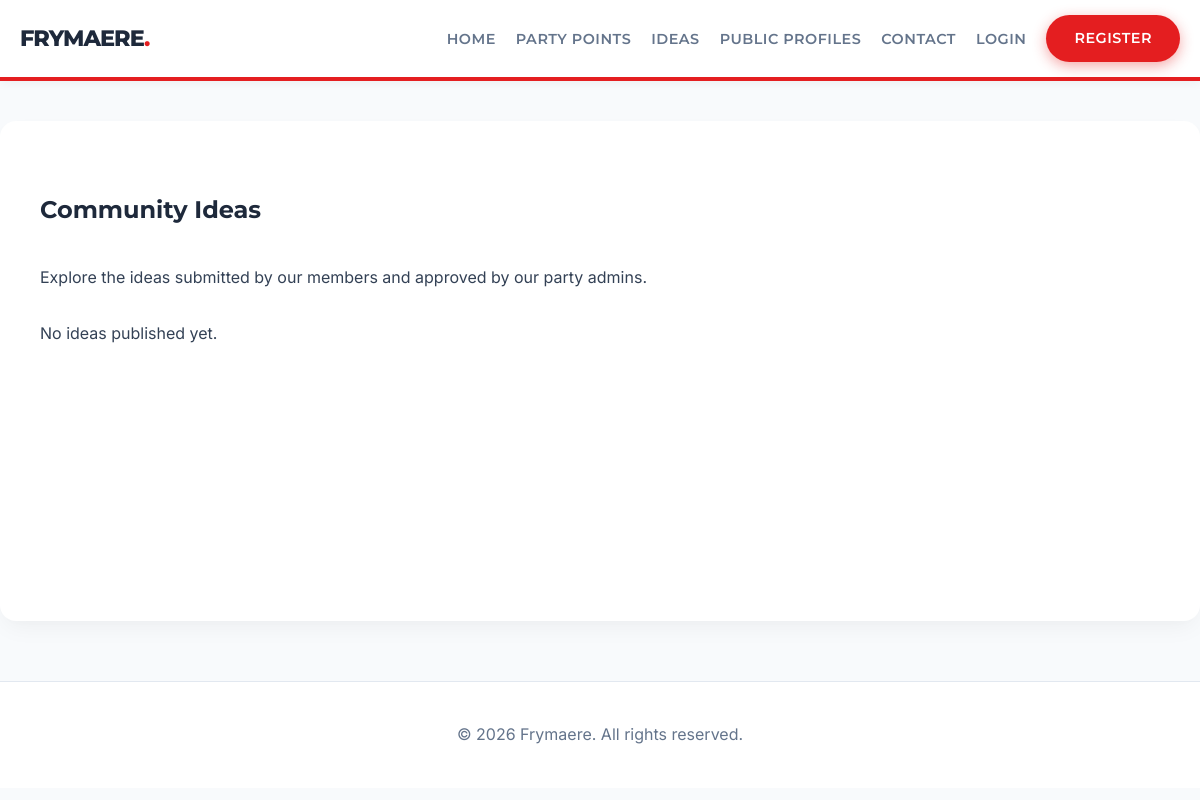
Page /ideas.php on the committed database.
### tables this page shows
CREATE TABLE `settings` (
  `id` int(11) NOT NULL AUTO_INCREMENT,
  `site_title` varchar(255) NOT NULL DEFAULT 'Ardhmja',
  `site_description` text,
  `home_banner_text` varchar(255) DEFAULT 'Building a New Republic Together',
  `join_us_btn` varchar(255) DEFAULT 'Join Us Now',
  `home_core_values_title` varchar(255) DEFAULT 'Our Core Values',
  `home_core_values_text` text,
  `view_points_btn` varchar(255) DEFAULT 'View Party Points',
  `home_latest_ideas_title` varchar(255) DEFAULT 'Latest Community Ideas',
  `view_ideas_btn` varchar(255) DEFAULT 'View All Ideas',
  `points_page_title` varchar(255) DEFAULT 'Our Party Points',
  `points_page_text` text,
  `ideas_page_title` varchar(255) DEFAULT 'Community Ideas',
  `ideas_page_text` text,
  `submit_idea_btn` varchar(255) DEFAULT 'Submit an Idea',
  `contact_page_title` varchar(255) DEFAULT 'Contact Us',
  `contact_page_text` text,
  `register_page_title` varchar(255) DEFAULT 'Register',
  `login_page_title` varchar(255) DEFAULT 'Login',
  `footer_text` varchar(255) DEFAULT 'All rights reserved.',
  `email_verification_subject` varchar(255) DEFAULT 'Verify your email for {site_title}',
  `email_verification_message` text,
  `menu_home` varchar(255) DEFAULT 'Home',
  `menu_points` varchar(255) DEFAULT 'Party Points',
  `menu_ideas` varchar(255) DEFAULT 'Ideas',
  `menu_profiles` varchar(255) DEFAULT 'Public Profiles',
  `menu_contact` varchar(255) DEFAULT 'Contact',
  `menu_profile` varchar(255) DEFAULT 'Profile',
  `menu_admin` varchar(255) DEFAULT 'Admin Panel',
  `menu_logout` varchar(255) DEFAULT 'Logout',
  `menu_login` varchar(255) DEFAULT 'Login',
  `menu_register` varchar(255) DEFAULT 'Register',
  PRIMARY KEY (`id`)
);

### includes/db.php (called while the page is built, shortened)
<?php
$host = 'localhost';
$dbname = 'ardhmja';
$username = 'root';
$password = '';
try {
    $pdo = new PDO("mysql:host=$host;dbname=$dbname;charset=utf8", $username, $password);
    $pdo->setAttribute(PDO::ATTR_ERRMODE, PDO::ERRMODE_EXCEPTION);
} catch (PDOException $e) {
    $pdo = null;
}
$global_settings = [];
if ($pdo) {
    $stmt = $pdo->query("SELECT * FROM settings WHERE id = 1");
    if ($stmt) {
        $global_settings = $stmt->fetch(PDO::FETCH_ASSOC) ?: [];
    }
}
$t_site_title = $global_settings['site_title'] ?? 'Frymaere';
$t_ideas_page_title = $global_settings['ideas_page_title'] ?? 'Community Ideas';
$t_ideas_page_text = $global_settings['ideas_page_text'] ?? 'Explore the ideas submitted by our members and approved by our party admins.';
$t_footer_text = $global_settings['footer_text'] ?? 'All rights reserved.';
$t_menu_home = $global_settings['menu_home'] ?? 'Home';
$t_menu_points = $global_settings['menu_points'] ?? 'Party Points';
$t_menu_ideas = $global_settings['menu_ideas'] ?? 'Ideas';
$t_menu_profiles = $global_settings['menu_profiles'] ?? 'Public Profiles';
$t_menu_contact = $global_settings['menu_contact'] ?? 'Contact';
$t_menu_login = $global_settings['menu_login'] ?? 'Login';
$t_menu_register = $global_settings['menu_register'] ?? 'Register';
?>

### ideas.php (the view, shortened to what this page needs)
<?php
require_once 'includes/db.php';
$ideas = [];
if ($pdo) {
    $ideas = $pdo->query("
        SELECT i.title, i.description, u.username, i.created_at
        FROM ideas i
        JOIN users u ON i.user_id = u.id
        WHERE i.status = 'approved'
        ORDER BY i.created_at DESC
    ")->fetchAll();
}
?>
<!DOCTYPE html>
<html lang="en">
<head>
    <link rel="stylesheet" href="assets/css/style.css">
</head>
<body>
    <?php include 'includes/header.php'; ?>
    <div class="container main-content">
        <div class="flex-header">
            <h2><?= htmlspecialchars($t_ideas_page_title) ?></h2>
        </div>
        <p><?= $t_ideas_page_text ?></p>
        <div class="ideas-list">
            <?php if(empty($ideas)): ?>
                <p>No ideas published yet.</p>
            <?php endif; ?>
        </div>
    </div>
    <?php include "includes/footer.php"; ?>
</body>
</html>

### includes/header.php (shortened to what this page needs)
<header class="main-header">
    <div class="container header-container">
        <div class="logo">
            <a href="index.php"><h1><?= htmlspecialchars($t_site_title ?? 'Ardhmja') ?></h1></a>
        </div>
        <nav class="main-nav">
            <ul>
                <li><a href="index.php"><?= htmlspecialchars($t_menu_home) ?></a></li>
                <li><a href="points.php"><?= htmlspecialchars($t_menu_points) ?></a></li>
                <li><a href="ideas.php"><?= htmlspecialchars($t_menu_ideas) ?></a></li>
                <li><a href="public_profiles.php"><?= htmlspecialchars($t_menu_profiles) ?></a></li>
                <li><a href="contact.php"><?= htmlspecialchars($t_menu_contact) ?></a></li>
                <?php if (isset($_SESSION['user_id'])): ?>
                    <li><a href="profile.php"><?= htmlspecialchars($t_menu_profile) ?></a></li>
                    <?php if ($_SESSION['role'] === 'admin'): ?>
                        <li><a href="admin/index.php"><?= htmlspecialchars($t_menu_admin) ?></a></li>
                    <?php endif; ?>
                    <li><a href="logout.php" class="btn-logout"><?= htmlspecialchars($t_menu_logout) ?> (<?= htmlspecialchars($_SESSION['username']) ?>)</a></li>
                <?php else: ?>
                    <li><a href="login.php"><?= htmlspecialchars($t_menu_login) ?></a></li>
                    <li><a href="register.php" class="btn"><?= htmlspecialchars($t_menu_register) ?></a></li>
                <?php endif; ?>
            </ul>
        </nav>
    </div>
</header>

### includes/footer.php
<footer class="main-footer">
    <div class="container">
        <p>&copy; <?= date('Y') ?> <?= htmlspecialchars($t_site_title ?? 'Ardhmja') ?>. <?= htmlspecialchars($t_footer_text ?? 'All rights reserved.') ?></p>
    </div>
</footer>

### assets/css/style.css (style rules this page uses)
:root { --primary-color: #e41e20; --secondary-color: #1e293b; --accent-color: #FFFFFF; --text-color: #334155; --text-light: #64748b; --bg-color: #f8fafc; --card-bg: #ffffff; --font-family: 'Inter', -apple-system, BlinkMacSystemFont, 'Segoe UI', Roboto, Helvetica, Arial, sans-serif; --heading-font: 'Montserrat', sans-serif; --border-radius: 16px; --box-shadow: 0 10px 25px -5px rgba(0, 0, 0, 0.05), 0 8px 10px -6px rgba(0, 0, 0, 0.01); }
body { margin: 0; padding: 0; font-family: var(--font-family); color: var(--text-color); background-color: var(--bg-color); line-height: 1.6; }
h1, h2, h3, h4, h5, h6 { font-family: var(--heading-font); font-weight: 700; color: var(--secondary-color); }
a { color: var(--primary-color); text-decoration: none; transition: color 0.3s ease; }
.container { max-width: 1200px; margin: 0 auto; padding: 0 20px; }
.main-header { background: var(--card-bg); border-bottom: 4px solid var(--primary-color); box-shadow: 0 2px 10px rgba(0,0,0,0.05); position: sticky; top: 0; z-index: 1000; }
.header-container { display: flex; justify-content: space-between; align-items: center; padding: 15px 20px; }
.logo a { text-decoration: none; }
.logo h1 { margin: 0; color: var(--secondary-color); font-size: 1.4em; font-weight: 800; letter-spacing: -1px; text-transform: uppercase; }
.logo h1::after { content: '.'; color: var(--primary-color); }
.main-nav ul { list-style: none; display: flex; margin: 0; padding: 0; align-items: center; }
.main-nav li { margin-left: 20px; }
.main-nav a { color: var(--text-light); font-weight: 600; font-family: var(--heading-font); text-transform: uppercase; font-size: 0.9em; letter-spacing: 0.5px; transition: color 0.3s ease; }
.btn { display: inline-block; padding: 12px 28px; background: var(--primary-color); color: var(--accent-color) !important; border: none; border-radius: 30px; cursor: pointer; font-weight: 700; font-family: var(--heading-font); text-transform: uppercase; font-size: 0.9em; letter-spacing: 1px; text-align: center; transition: all 0.3s cubic-bezier(0.4, 0, 0.2, 1); box-shadow: 0 4px 14px 0 rgba(228, 30, 32, 0.39); }
.main-content { padding: 50px 40px; background: var(--card-bg); min-height: 50vh; border-radius: var(--border-radius); box-shadow: var(--box-shadow); margin-top: 40px; margin-bottom: 40px; }
.ideas-list { margin-top: 30px; }
.flex-header { display: flex; justify-content: space-between; align-items: center; }
.main-footer { background: #ffffff; color: var(--text-light); text-align: center; padding: 40px 0; margin-top: 60px; border-top: 1px solid #e2e8f0; }
.main-footer p { margin: 0; }

### rows in the picture
settings: site_title "FRYMAERE", menu_home "HOME", menu_points "PARTY POINTS", menu_ideas "IDEAS", menu_profiles "PUBLIC PROFILES", menu_contact "CONTACT", menu_login "LOGIN", menu_register "REGISTER", ideas_page_title "Community Ideas", ideas_page_text "Explore the ideas submitted by our members and approved by our party admins.", site_title "Frymaere", footer_text "All rights reserved."
